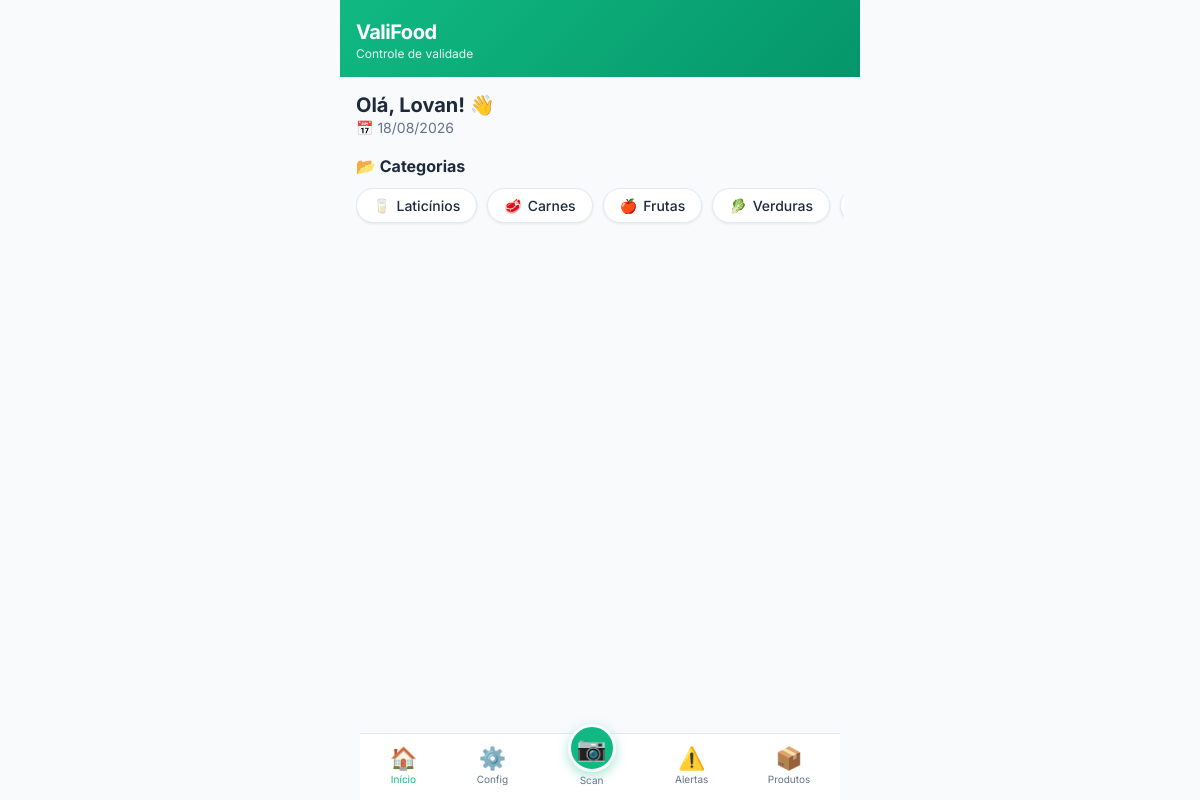
The app's page /dashboard (signed in) with its own data.
### app/models.py (models this page shows, shortened)
class User(UserMixin, db.Model):
    __tablename__ = 'users'
    id = db.Column(db.Integer, primary_key=True)
    name = db.Column(db.String(100), nullable=False)
    email = db.Column(db.String(120), unique=True, nullable=False)
    password_hash = db.Column(db.String(256), nullable=False)
    created_at = db.Column(db.DateTime, default=lambda: datetime.now(pytz.timezone('America/Sao_Paulo')))
    active = db.Column(db.Boolean, default=True)
    alert_day_of = db.Column(db.Boolean, default=True)
    alert_1_day = db.Column(db.Boolean, default=True)
    alert_3_days = db.Column(db.Boolean, default=True)
    alert_7_days = db.Column(db.Boolean, default=True)
    alert_14_days = db.Column(db.Boolean, default=False)
    alert_30_days = db.Column(db.Boolean, default=False)
    products = db.relationship('Product', backref='owner', lazy='dynamic', cascade='all, delete-orphan')
    categories = db.relationship('Category', backref='owner', lazy='dynamic', cascade='all, delete-orphan')
    locations = db.relationship('StorageLocation', backref='owner', lazy='dynamic', cascade='all, delete-orphan')
    history = db.relationship('History', backref='user', lazy='dynamic', cascade='all, delete-orphan')

class Category(db.Model):
    __tablename__ = 'categories'
    id = db.Column(db.Integer, primary_key=True)
    name = db.Column(db.String(50), nullable=False)
    icon = db.Column(db.String(10), default='📦')
    color = db.Column(db.String(20), default='#6366f1')
    user_id = db.Column(db.Integer, db.ForeignKey('users.id'), nullable=True)
    created_at = db.Column(db.DateTime, default=lambda: datetime.now(pytz.timezone('America/Sao_Paulo')))
    products = db.relationship('Product', backref='category', lazy='dynamic')

### app/dashboard.py (the view, shortened to what this page needs)
@bp.route('/')
@bp.route('/dashboard')
@login_required
def index():
    tz = pytz.timezone('America/Sao_Paulo')
    today = datetime.now(tz).date()
    products = Product.query.filter_by(user_id=current_user.id, active=True).all()
    total = len(products)
    vencidos = 0
    vence_hoje = 0
    vence_7 = 0
    vence_30 = 0
    consuma_primeiro = []
    consuma_primeiro.sort(key=lambda x: x.expiration_date)
    consuma_primeiro = consuma_primeiro[:5]
    categories = Category.query.filter(
        (Category.user_id == current_user.id) | (Category.user_id == None)
    ).all()
    recent_history = History.query.filter_by(user_id=current_user.id).order_by(History.created_at.desc()).limit(10).all()
    return render_template('dashboard.html',
        now=datetime.now(tz),
        total=total,
        vencidos=vencidos,
        vence_hoje=vence_hoje,
        vence_7=vence_7,
        vence_30=vence_30,
        consuma_primeiro=consuma_primeiro,
        categories=categories,
        recent_history=recent_history
    )

### app/templates/dashboard.html (shortened to what this page needs)
{% extends "base.html" %}
{% block content %}
<div class="dashboard">
    <div class="dashboard-header">
        <h2>Olá, {{ current_user.name.split()[0] }}! 👋</h2>
        <p class="dashboard-date">📅 {{ now.strftime('%d/%m/%Y') }}</p>
    </div>
    <section class="section">
        <h3 class="section-title">📂 Categorias</h3>
        <div class="category-scroll">
            {% for cat in categories %}
            <a href="{{ url_for('products.list_products', category=cat.id) }}" class="category-chip">
                <span class="category-icon">{{ cat.icon }}</span>
                <span class="category-name">{{ cat.name }}</span>
            </a>
            {% endfor %}
        </div>
    </section>
</div>
{% endblock %}

### app/static/css/style.css (style rules this page uses)
:root { --primary: #10b981; --primary-dark: #059669; --danger: #ef4444; --warning: #f59e0b; --info: #3b82f6; --success: #22c55e; --bg: #f8fafc; --surface: #ffffff; --text: #1e293b; --text-secondary: #64748b; --border: #e2e8f0; --radius: 16px; --radius-sm: 12px; --shadow: 0 1px 3px rgba(0,0,0,0.08); --shadow-lg: 0 10px 25px rgba(0,0,0,0.1); }
* { margin: 0; padding: 0; box-sizing: border-box; -webkit-tap-highlight-color: transparent; }
html, body { font-family: 'Inter', -apple-system, BlinkMacSystemFont, sans-serif; background: var(--bg); color: var(--text); height: 100%; overflow-x: hidden; -webkit-font-smoothing: antialiased; }
.dashboard-header { margin-bottom: 20px; }
.dashboard-header h2 { font-size: 1.25rem; font-weight: 700; }
.dashboard-date { font-size: 0.875rem; color: var(--text-secondary); margin-top: 2px; }
.section { margin-bottom: 24px; }
.section-title { font-size: 1rem; font-weight: 700; margin-bottom: 12px; display: flex; align-items: center; gap: 6px; }
.category-scroll { display: flex; gap: 10px; overflow-x: auto; padding-bottom: 8px; -webkit-overflow-scrolling: touch; scrollbar-width: none; }
.category-chip { display: flex; align-items: center; gap: 6px; background: var(--surface); border: 1.5px solid var(--border); border-radius: 24px; padding: 8px 16px; text-decoration: none; color: inherit; white-space: nowrap; font-size: 0.875rem; font-weight: 500; box-shadow: var(--shadow); }

### records on screen
User: name "Lovan"
Category: icon "🥛", name "Laticínios"
Category: icon "🥩", name "Carnes"
Category: icon "🍎", name "Frutas"
Category: icon "🥬", name "Verduras"
